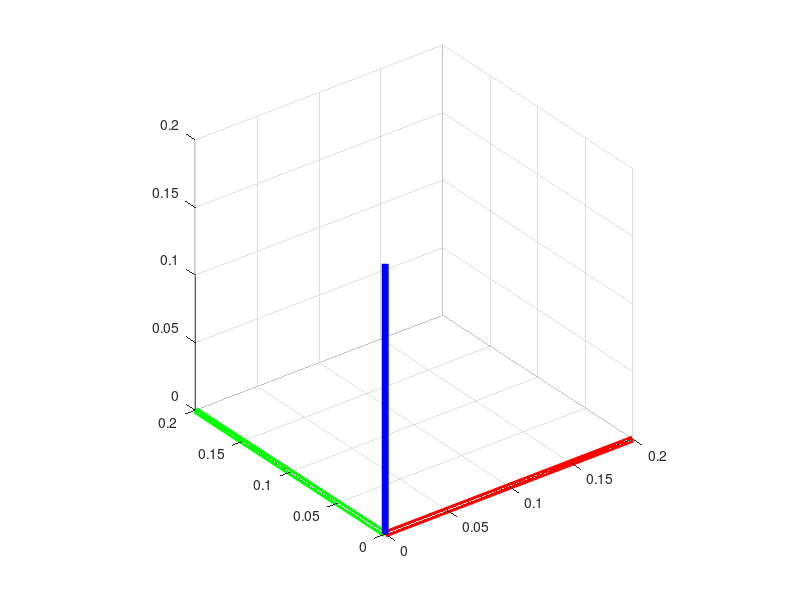

Write MATLAB code to recreate this figure.
clear all;
clc;
files1 = dir('../right/lines/lidar/line1_*.csv');
files2 = dir('../right/lines/lidar/line2_*.csv');
files3 = dir('../right/lines/lidar/line3_*.csv');
files4 = dir('../right/lines/lidar/line4_*.csv');

n = length(files1);
%n = 5;
scale = 1;
figure('Name', 'Right Line Views')
for i = 1:n
  csv1 = load((strcat('../right/lines/lidar/', files1(i).name)));
  xP1 = csv1(:, 1); yP1 = csv1(:, 2); zP1 = csv1(:, 3);
%  [A1, B1] = fit3DLine(csv1);
  
  csv2 = load((strcat('../right/lines/lidar/', files2(i).name)));
  xP2 = csv2(:, 1); yP2 = csv2(:, 2); zP2 = csv2(:, 3);
%  [A2, B2] = fit3DLine(csv2);
  
  csv3 = load((strcat('../right/lines/lidar/', files3(i).name)));
  xP3 = csv3(:, 1); yP3 = csv3(:, 2); zP3 = csv3(:, 3);
%  [A3, B3] = fit3DLine(csv3);
  
  csv4 = load((strcat('../right/lines/lidar/', files4(i).name)));
  xP4 = csv4(:, 1); yP4 = csv4(:, 2); zP4 = csv4(:, 3);
%  [A4, B4] = fit3DLine(csv4);
  
  plot3(xP1, yP1, zP1, '+', 'LineWidth',2,...
    'MarkerSize',10,...
    'MarkerEdgeColor','b',...
    'MarkerFaceColor',[0.5,0.5,0.5]);
  hold on;
%  C1 = linspace(A1-scale*B1, A1+scale*B1, 100);
%  plot3(C1(1, :), C1(2, :), C1(3, :), '.', 'LineWidth',2,...
%    'MarkerSize',10,...
%    'MarkerEdgeColor','b',...
%    'MarkerFaceColor',[0.5,0.5,0.5]);
%  hold on;
  plot3(xP2, yP2, zP2, '+', 'LineWidth',2,...
    'MarkerSize',10,...
    'MarkerEdgeColor','r',...
    'MarkerFaceColor',[0.5,0.5,0.5]);
  hold on;  
%  C2 = linspace(A2-scale*B2, A2+scale*B2, 100);
%  plot3(C2(1, :), C2(2, :), C2(3, :), '.', 'LineWidth',2,...
%    'MarkerSize',10,...
%    'MarkerEdgeColor','r',...
%    'MarkerFaceColor',[0.5,0.5,0.5]);
%  hold on;
  plot3(xP3, yP3, zP3, '+', 'LineWidth',2,...
    'MarkerSize',10,...
    'MarkerEdgeColor','g',...
    'MarkerFaceColor',[0.5,0.5,0.5]);  
  hold on;
%  C3 = linspace(A3-scale*B3, A3+scale*B3, 100);
%  plot3(C3(1, :), C3(2, :), C3(3, :), '.', 'LineWidth',2,...
%    'MarkerSize',10,...
%    'MarkerEdgeColor','g',...
%    'MarkerFaceColor',[0.5,0.5,0.5]);
%  hold on;  
  plot3(xP4, yP4, zP4, '+', 'LineWidth',2,...
    'MarkerSize',10,...
    'MarkerEdgeColor','c',...
    'MarkerFaceColor',[0.5,0.5,0.5]);
  hold on;  
%  C4 = linspace(A4-scale*B4, A4+scale*B4, 100);
%  plot3(C4(1, :), C4(2, :), C4(3, :), '.', 'LineWidth',2,...
%    'MarkerSize',10,...
%    'MarkerEdgeColor','c',...
%    'MarkerFaceColor',[0.5,0.5,0.5]);
%  hold on;

end

 origin = [0, 0, 0];
 x =[0.2, 0, 0];
 y =[0, 0.2, 0];
 z =[0, 0, 0.2];
 axis_pts_x = [origin; x];
 axis_pts_y = [origin; y];
 axis_pts_z = [origin; z];
 plot3(axis_pts_x(:, 1), axis_pts_x(:, 2), axis_pts_x(:, 3), 'LineWidth', 5, 'r');
 hold on;
 plot3(axis_pts_y(:, 1), axis_pts_y(:, 2), axis_pts_y(:, 3), 'LineWidth', 5, 'g');
 hold on;
 plot3(axis_pts_z(:, 1), axis_pts_z(:, 2), axis_pts_z(:, 3), 'LineWidth', 5, 'b');
 hold off;
 grid;
 axis equal;